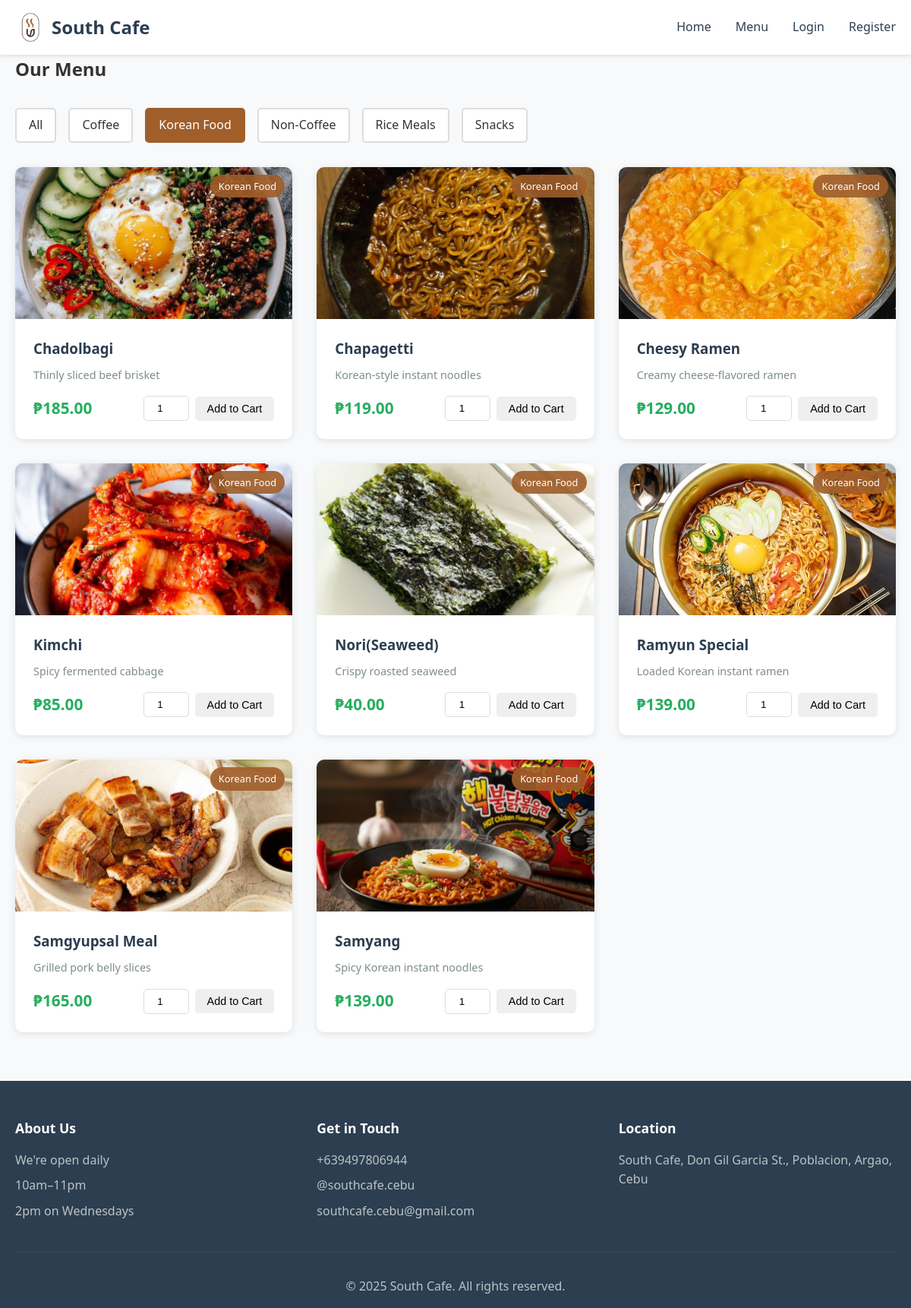
/menu.php?category=5, run on the app's committed database.
### tables this page shows
CREATE TABLE IF NOT EXISTS categories (
    id INT AUTO_INCREMENT PRIMARY KEY,
    name VARCHAR(50) NOT NULL,
    description TEXT
);

CREATE TABLE IF NOT EXISTS products (
    id INT AUTO_INCREMENT PRIMARY KEY,
    name VARCHAR(100) NOT NULL,
    description TEXT,
    price DECIMAL(10, 2) NOT NULL,
    category_id INT,
    image VARCHAR(255),
    available BOOLEAN DEFAULT TRUE,
    created_at TIMESTAMP DEFAULT CURRENT_TIMESTAMP,
    FOREIGN KEY (category_id) REFERENCES categories(id)
);

### menu.php (the view, shortened to what this page needs)
<?php
require_once 'config.php';
$categories_query = "SELECT * FROM categories ORDER BY name";
$categories_result = mysqli_query($conn, $categories_query);
$categories = mysqli_fetch_all($categories_result, MYSQLI_ASSOC);
$category_filter = isset($_GET['category']) ? (int)$_GET['category'] : 0;
if ($category_filter > 0) {
    $products_query = "SELECT p.*, c.name as category_name FROM products p
                       LEFT JOIN categories c ON p.category_id = c.id
                       WHERE p.available = 1 AND p.category_id = ?
                       ORDER BY p.name";
    $stmt = mysqli_prepare($conn, $products_query);
    mysqli_stmt_bind_param($stmt, "i", $category_filter);
    mysqli_stmt_execute($stmt);
    $products_result = mysqli_stmt_get_result($stmt);
} else {
    $products_query = "SELECT p.*, c.name as category_name FROM products p
                       LEFT JOIN categories c ON p.category_id = c.id
                       WHERE p.available = 1
                       ORDER BY c.name, p.name";
    $products_result = mysqli_query($conn, $products_query);
}
$products = mysqli_fetch_all($products_result, MYSQLI_ASSOC);
include 'includes/header.php';
?>
<div class="container">
    <h2>Our Menu</h2>
    <div class="filter-section">
        <a href="menu.php" class="filter-btn <?php echo $category_filter == 0 ? 'active' : ''; ?>">All</a>
        <?php foreach ($categories as $category): ?>
            <a href="menu.php?category=<?php echo $category['id']; ?>"
               class="filter-btn <?php echo $category_filter == $category['id'] ? 'active' : ''; ?>">
                <?php echo htmlspecialchars($category['name']); ?>
            </a>
        <?php endforeach; ?>
    </div>
    <div class="product-grid">
        <?php if (count($products) > 0): ?>
            <?php foreach ($products as $product): ?>
                <div class="product-card">
                    <div class="product-image">
                        <img src="images/<?php echo htmlspecialchars($product['image']); ?>"
                             alt="<?php echo htmlspecialchars($product['name']); ?>"
                             onerror="this.src='images/placeholder.jpg'">
                        <span class="category-badge"><?php echo htmlspecialchars($product['category_name']); ?></span>
                    </div>
                    <div class="product-info">
                        <h3><?php echo htmlspecialchars($product['name']); ?></h3>
                        <p class="product-description"><?php echo htmlspecialchars($product['description']); ?></p>
                        <div class="product-footer">
                            <span class="price">₱<?php echo number_format($product['price'], 2); ?></span>
                            <form method="POST" action="menu.php" class="add-to-cart-form">
                                <input type="number" name="quantity" value="1" min="1" max="99" class="quantity-input">
                                <button type="submit" name="add_to_cart" class="btn btn-small">Add to Cart</button>
                            </form>
                        </div>
                    </div>
                </div>
            <?php endforeach; ?>
        <?php else: ?>
            <p class="no-products">No products found in this category.</p>
        <?php endif; ?>
    </div>
</div>
<?php include 'includes/footer.php'; ?>

### style.css (style rules this page uses)
* { margin: 0; padding: 0; box-sizing: border-box; }
body { font-family: 'Segoe UI', Tahoma, Geneva, Verdana, sans-serif; line-height: 1.6; color: #333; background-color: #f8f9fa; }
.container { max-width: 1200px; margin: 0 auto; padding: 0 20px; }
.btn { display: inline-block; padding: 0.75rem 1.5rem; border: none; border-radius: 5px; cursor: pointer; text-decoration: none; transition: all 0.3s; font-size: 1rem; }
.btn-small { padding: 0.5rem 1rem; font-size: 0.9rem; }
.product-grid { display: grid; grid-template-columns: repeat(auto-fill, minmax(280px, 1fr)); gap: 2rem; margin: 2rem 0; }
.product-card { background: white; border-radius: 10px; overflow: hidden; box-shadow: 0 2px 10px rgba(0,0,0,0.1); transition: transform 0.3s; }
.product-image { position: relative; height: 200px; overflow: hidden; background-color: #ecf0f1; }
.product-image img { width: 100%; height: 100%; object-fit: cover; }
.category-badge { position: absolute; top: 10px; right: 10px; background-color: rgba(160, 94, 42, 0.9); color: white; padding: 0.3rem 0.7rem; border-radius: 20px; font-size: 0.8rem; }
.product-info { padding: 1.5rem; }
.product-info h3 { margin-bottom: 0.5rem; color: #2c3e50; }
.product-description { color: #7f8c8d; font-size: 0.9rem; margin-bottom: 1rem; }
.product-footer { display: flex; justify-content: space-between; align-items: center; margin-top: 1rem; }
.price { font-size: 1.3rem; font-weight: bold; color: #27ae60; }
.filter-section { display: flex; gap: 1rem; margin: 2rem 0; flex-wrap: wrap; }
.filter-btn { padding: 0.5rem 1rem; background-color: white; border: 2px solid #ddd; border-radius: 5px; text-decoration: none; color: #333; transition: all 0.3s; }
.filter-btn:hover, .filter-btn.active { background-color: #A05E2A; color: white; border-color: #A05E2A; }
.add-to-cart-form { display: flex; gap: 0.5rem; align-items: center; }
.quantity-input { width: 60px; padding: 0.5rem; border: 1px solid #ddd; border-radius: 5px; text-align: center; }

### data on the page
categories: name "Coffee"
categories: name "Korean Food"
categories: name "Non-Coffee"
categories: name "Rice Meals"
categories: name "Snacks"
products: image+name (picture), category.name "Korean Food", name "Chadolbagi", description "Thinly sliced beef brisket", price "185.00"
products: image+name (picture), category.name "Korean Food", name "Chapagetti", description "Korean-style instant noodles", price "119.00"
products: image+name (picture), category.name "Korean Food", name "Cheesy Ramen", description "Creamy cheese-flavored ramen", price "129.00"
products: image+name (picture), category.name "Korean Food", name "Kimchi", description "Spicy fermented cabbage", price "85.00"
products: image (picture), category.name "Korean Food", name "Nori(Seaweed)", description "Crispy roasted seaweed", price "40.00"
products: image+name (picture), category.name "Korean Food", name "Ramyun Special", description "Loaded Korean instant ramen", price "139.00"
products: image+name (picture), category.name "Korean Food", name "Samgyupsal Meal", description "Grilled pork belly slices", price "165.00"
products: image+name (picture), category.name "Korean Food", name "Samyang", description "Spicy Korean instant noodles", price "139.00"
